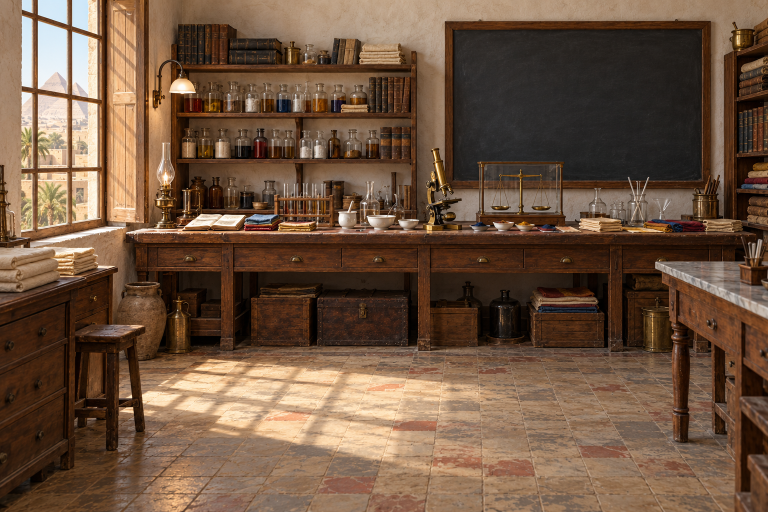
#> input picture art-src/arran/13-lab-room.png, 1536 x 1024 px, found by its file name (shown at 1/2 size); its folder holds 6 pictures in this run
$ python arran_art.py
#> lines starting #> are read from the running program, lines starting #| are printed output that depends on the picture; pictures that were not available may be replaced by others from this repository, and a replacement may not be noted
#!/usr/bin/env python3
"""Convert the Arran batch (art-src/arran, from the user's Drive "Arran" folder; see
docs/handoff/ARRAN_LAB_FOR_CLAUDE.md) into game files under public/art/arran/.

  python3 tools/arran_art.py

The room keeps its 1536x1024 canvas so the HTML board and hotspot percentages stay aligned.
Portraits keep their 2:3 canvas (no trim) so every pose stands on the same baseline.
The reference arran-lab-scene.png and the archived leather-apron portrait are not exported.
"""
from pathlib import Path
from PIL import Image

SRC, OUT = Path('art-src/arran'), Path('public/art/arran')
OUT.mkdir(parents=True, exist_ok=True)

room = Image.open(SRC / '13-lab-room.png').convert('RGB')
#> room is the input picture: PIL image 1536x1024 RGB; mean R, G, B 110.6, 84.4, 64.1
assert room.size == (1536, 1024), room.size
room.save(OUT / '13-lab-room.webp', quality=84, method=6)
room.resize((768, 512), Image.LANCZOS).save(OUT / '13-lab-room-sm.webp', quality=80, method=6)
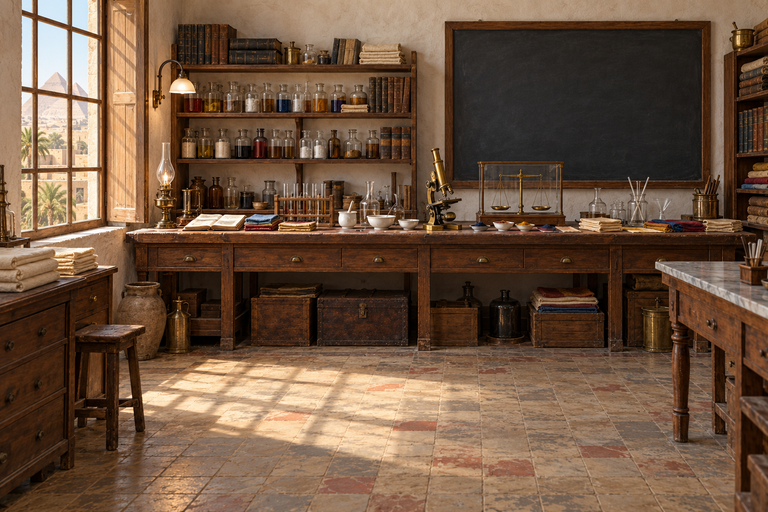
#> saved as 13-lab-room-sm.webp: PIL image 768x512 RGB; mean R, G, B 110.6, 84.4, 64.1

# landscape scenes (1536x1024): the library and the open reference book
for name in ('14-cairo-library', '15-open-reference-book', '17-arran-mummy-study'):
    im = Image.open(SRC / f'{name}.png').convert('RGB')
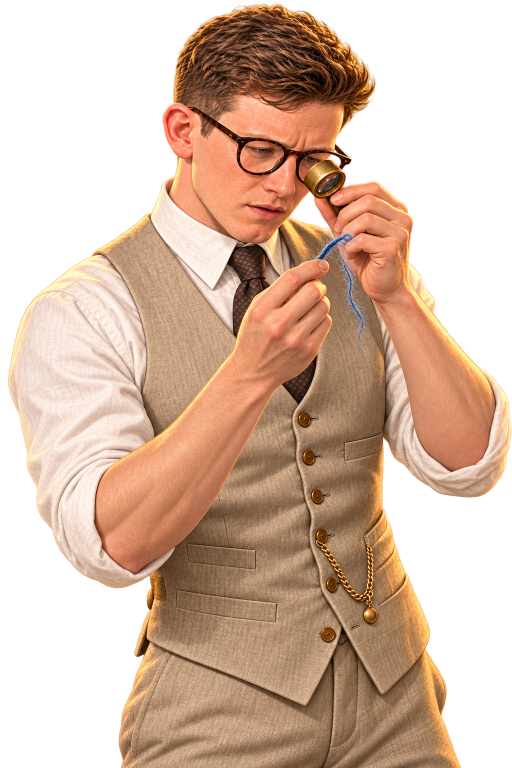
#> input picture art-src/arran/01-inspect.png, 1024 x 1536 px, given in place of 14-cairo-library.png, which was not available (shown at 1/2 size)
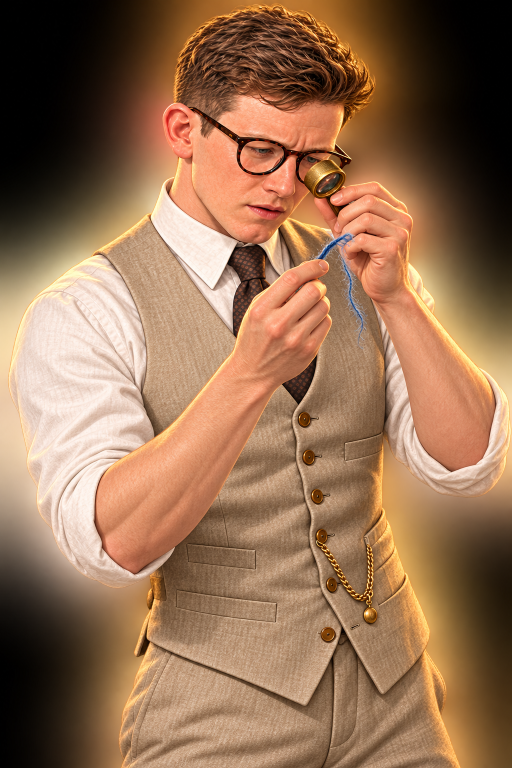
#> im: PIL image 1024x1536 RGB (shown at 1/2 size); mean R, G, B 149, 112.1, 83.6
    im.save(OUT / f'{name}.webp', quality=84, method=6)
#> pass 2 of the loop `for name in ('14-cairo-library', '15-open-reference-book', '17-arran-m..`:
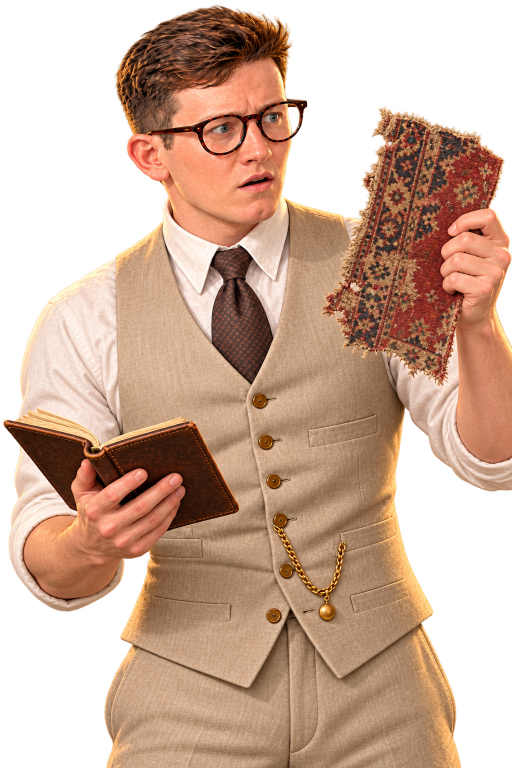
#> input picture art-src/arran/02-surprise.png, 1024 x 1536 px, given in place of 15-open-reference-book.png, which was not available (shown at 1/2 size)
#> `im = Image.open(SRC / f'{name}.png').convert('RGB')`:
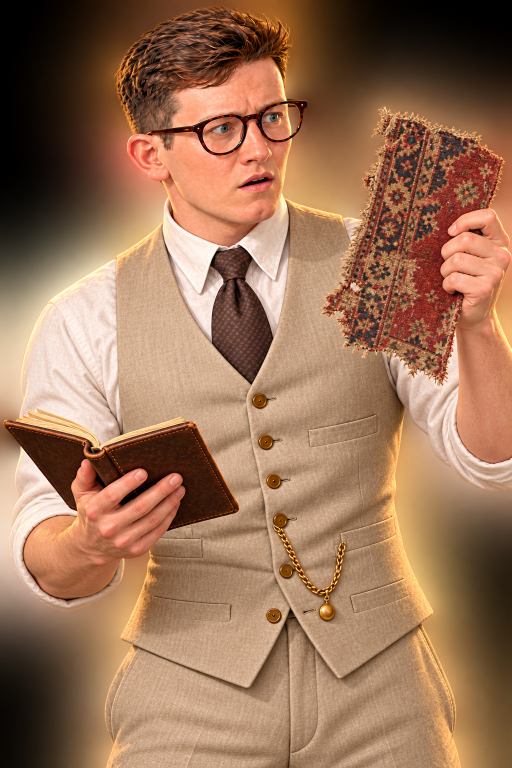
#> im: PIL image 1024x1536 RGB (shown at 1/2 size); mean R, G, B 154.5, 114.8, 87.5
#> pass 3 of the loop `for name in ('14-cairo-library', '15-open-reference-book', '17-arran-m..`:
# portrait scene (1024x1536): the risky pass, for a dangerous-route encounter
Image.open(SRC / '16-risky-pass.png').convert('RGB').resize((768, 1152), Image.LANCZOS).save(OUT / '16-risky-pass.webp', quality=82, method=6)
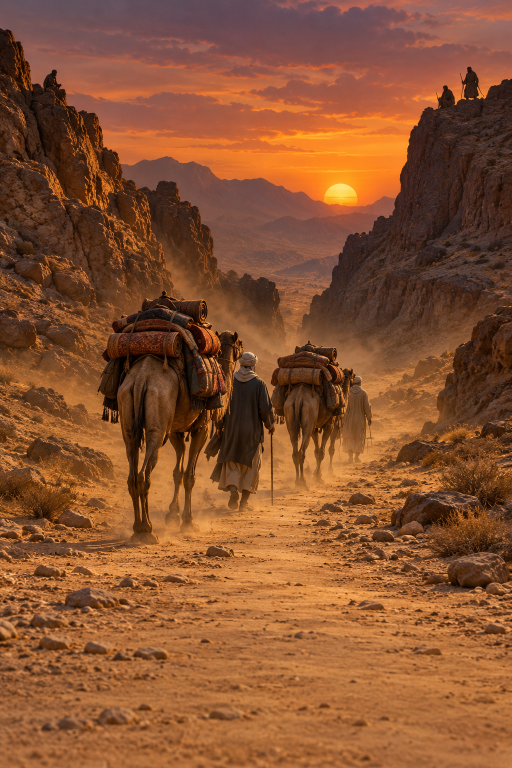
#> input picture art-src/arran/16-risky-pass.png, 1024 x 1536 px, found by its file name (shown at 1/2 size)
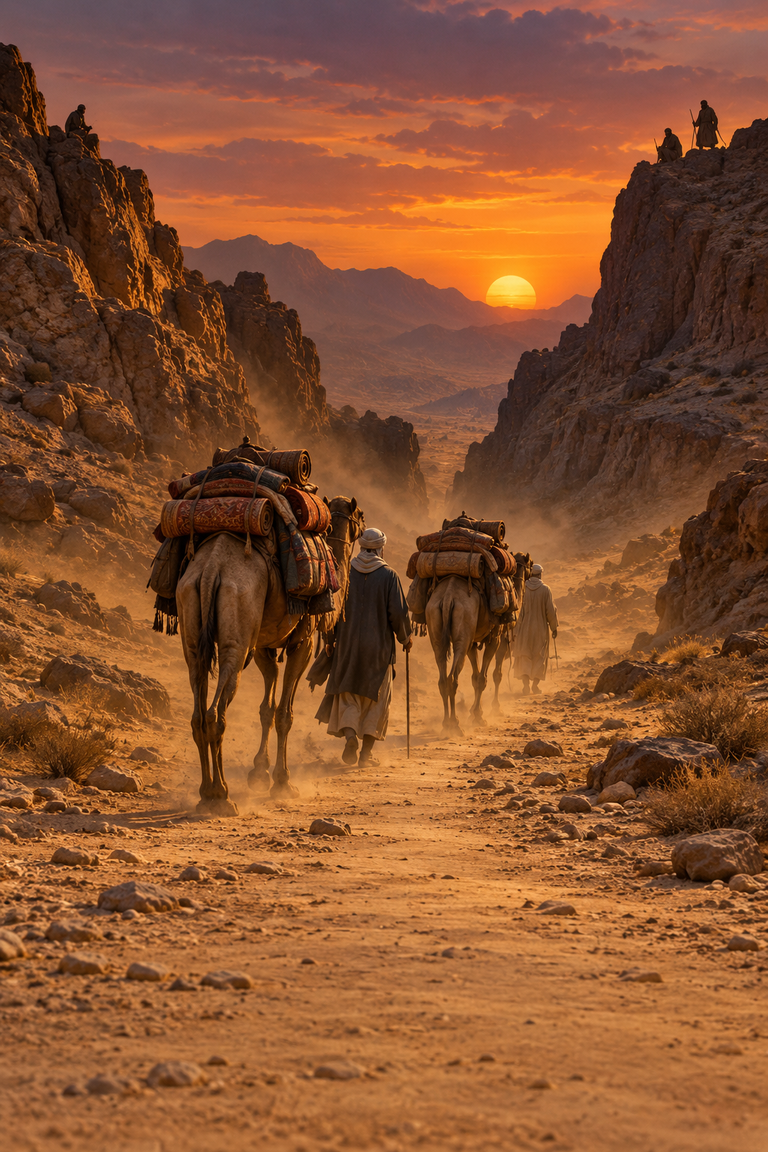
#> saved as 16-risky-pass.webp: PIL image 768x1152 RGB; mean R, G, B 136.6, 82.9, 48.8

for p in sorted(SRC.glob('[01][0-9]-*.png')):
    if p.stem in ('13-lab-room', '14-cairo-library', '15-open-reference-book', '16-risky-pass', '17-arran-mummy-study'):
        continue
    im = Image.open(p).convert('RGBA')
#> im is the input picture: PIL image 1024x1536 RGBA; mean R, G, B, A 149, 112.1, 83.6, 153.9
    im.resize((600, 900), Image.LANCZOS).save(OUT / f'{p.stem}.webp', quality=84, method=6)
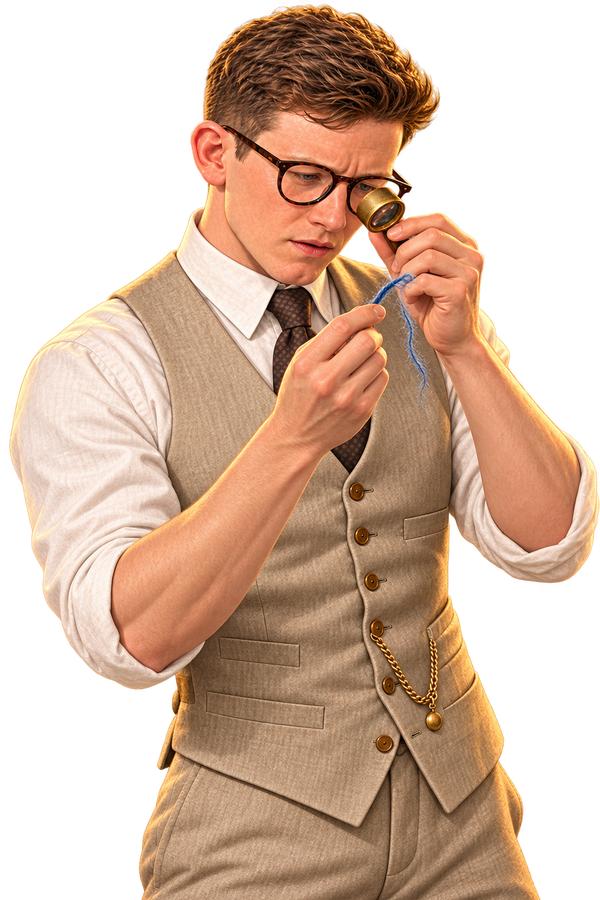
#> saved as 01-inspect.webp: PIL image 600x900 RGBA; mean R, G, B, A 116.9, 87.9, 67.8, 153.9; transparent parts drawn white
#> pass 2 of the loop `for p in sorted(SRC.glob('[01][0-9]-*.png')):`:
#> im is the input picture: PIL image 1024x1536 RGBA; mean R, G, B, A 154.5, 114.8, 87.5, 168.5
#> `im.resize((600, 900), Image.LANCZOS).save(OUT / f'{p.stem}.webp', qual..`:
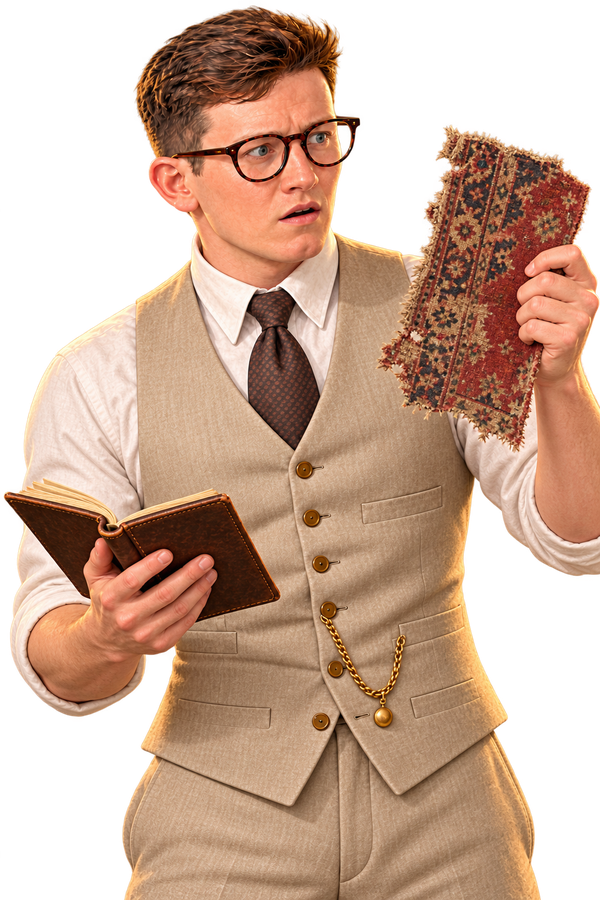
#> saved as 02-surprise.webp: PIL image 600x900 RGBA; mean R, G, B, A 122.7, 91.1, 71, 168.5; transparent parts drawn white
#> pass 3 of the loop `for p in sorted(SRC.glob('[01][0-9]-*.png')):`:
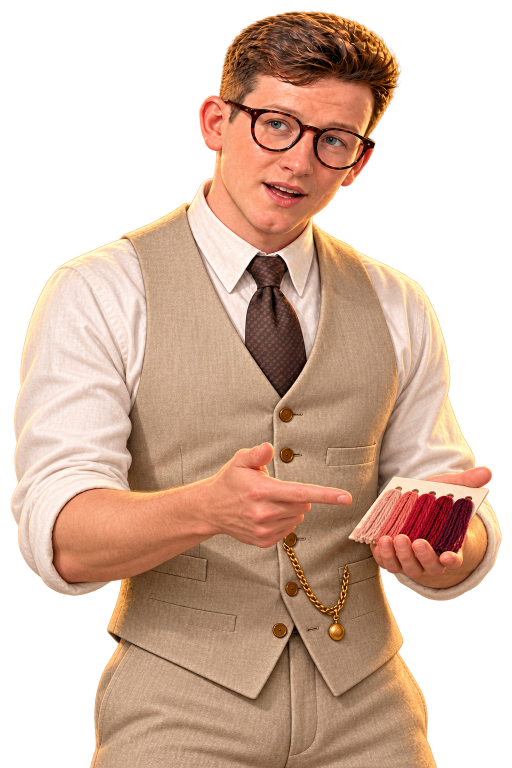
#> input picture art-src/arran/03-explain.png, 1024 x 1536 px (shown at 1/2 size)
#> im is the input picture: PIL image 1024x1536 RGBA; mean R, G, B, A 151.9, 115.8, 90.9, 154.7
#> `im.resize((600, 900), Image.LANCZOS).save(OUT / f'{p.stem}.webp', qual..`:
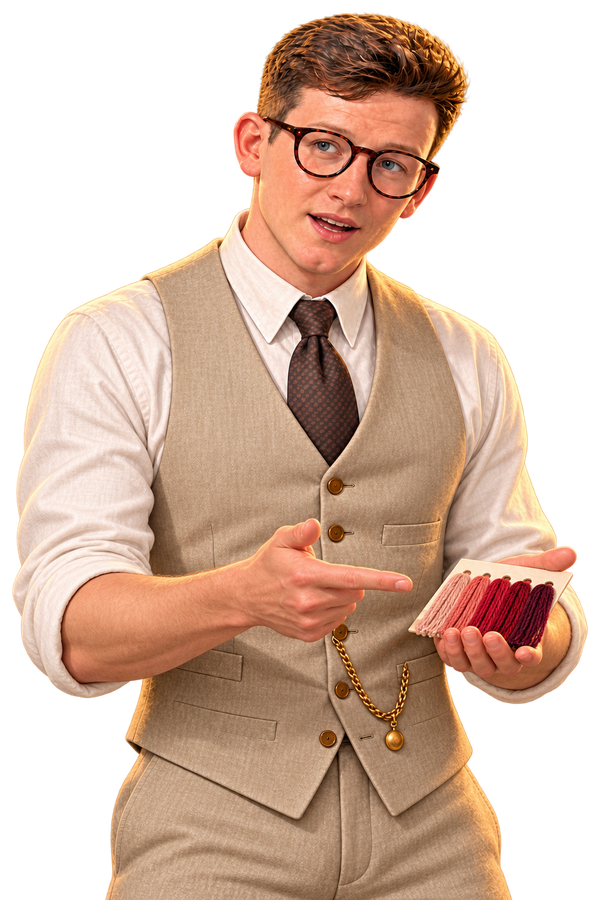
#> saved as 03-explain.webp: PIL image 600x900 RGBA; mean R, G, B, A 118.8, 90.7, 73.3, 154.8; transparent parts drawn white
#> the loop made 6 passes; the first 3 are shown

for f in sorted(OUT.iterdir()):
    print(f, f.stat().st_size // 1024, 'KB')
#> pass 2 of the loop `for f in sorted(OUT.iterdir()):`:
#> pass 3 of the loop `for f in sorted(OUT.iterdir()):`:
#> the loop made 6 passes; the first 3 are shown
